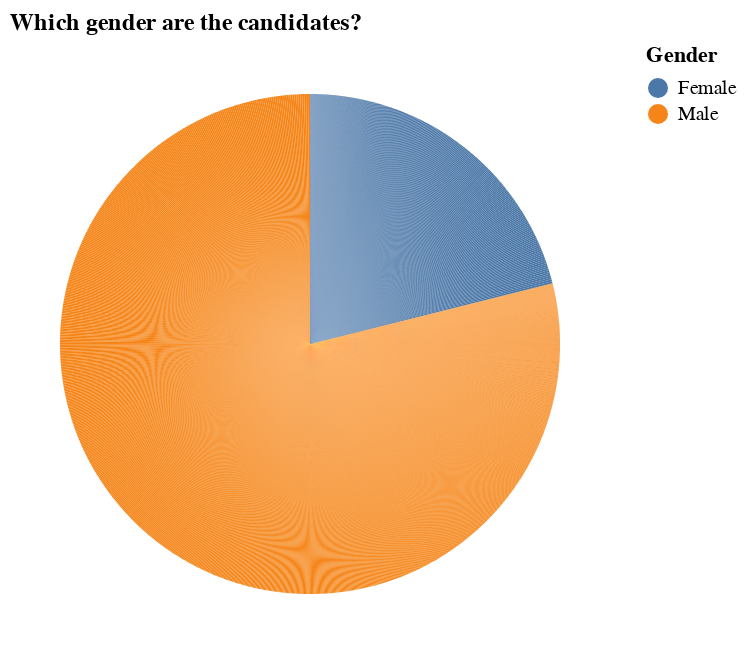

The notebook cell this image was saved under:
### Markdown cell above
## Exploratory data analysis

### Code cell
chartRace = alt.Chart(source).mark_arc().encode(
    theta=alt.Theta(field="index", type="quantitative"),
    color= alt.Color ('Gender', 
                     legend=alt.Legend(title="Gender")),
    tooltip = ["Gender"]
).properties( 
    title= 'Which gender are the candidates?',
    width= 300,
    height= 300

).configure_title(
    fontSize=12,
    font='Arial',
    anchor='start',
    color='black'
)

pie = chartRace.mark_arc(outerRadius=125)

pie

### Figure 1 — Vega-Lite specification as saved in the notebook (floating-point values rounded to 4 significant figures; data arrays with more than 128 entries replaced by an {"elided": "..."} marker saying what was removed)
{"config": {"view": {"continuousWidth": 400, "continuousHeight": 300}, "title": {"anchor": "start", "color": "black", "font": "Arial", "fontSize": 12}}, "data": {"name": "data-2ab351c0af756a009caa1ac7c09171f7"}, "mark": {"type": "arc", "outerRadius": 125}, "encoding": {"color": {"field": "Gender", "legend": {"title": "Gender"}, "type": "nominal"}, "theta": {"field": "index", "type": "quantitative"}, "tooltip": [{"field": "Gender", "type": "nominal"}]}, "height": 300, "title": "Which gender are the candidates?", "width": 300, "$schema": "https://vega.github.io/schema/vega-lite/v4.17.0.json", "datasets": {"data-2ab351c0af756a009caa1ac7c09171f7": {"elided": "1599 records"}}}
